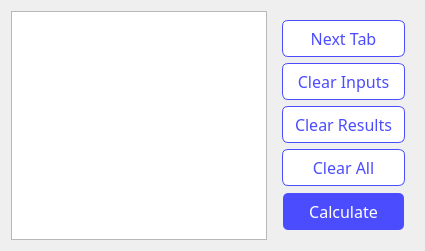
             <widget class="QWidget" name="widget" native="true">
              <layout class="QHBoxLayout" name="horizontalLayout">
               <item>
                <widget class="QTextEdit" name="resultText">
                 <property name="palette">
                  <palette>
                   <active/>
                   <inactive/>
                   <disabled/>
                  </palette>
                 </property>
                 <property name="font">
                  <font>
                   <family>Merriweather</family>
                   <pointsize>12</pointsize>
                  </font>
                 </property>
                 <property name="cursor" stdset="0">
                  <cursorShape>ArrowCursor</cursorShape>
                 </property>
                 <property name="styleSheet">
                  <string notr="true">.eq-c {
  text-align: center;
  padding: 0em 0em;
  font-size: 2rem;
}

.eq-c .radical {
  font-size: 3.6rem;
  vertical-align: middle;
  margin: 0;
  padding: 0;
  right: -0.8rem;
}

.eq-c .radicand {
  top: 0.4rem;
  padding: 0 0.5rem;
  border-top: 0.2rem black solid;
}

.eq-c sup {
  font-size: 75%;
}

.fraction {
  display: inline-block;
  vertical-align: middle;
  margin: 0 0.2em 0.4ex;
  text-align: center;
}

.fraction &gt; span {
  display: block;
  padding-top: 0.15em;
}

.fraction span.fdn {
  border-top: thin solid black;
}

.fraction span.bar {
  display: none;
}

.sy {
  position: relative;
  text-align: center;
}

.oncapital, .onsmall {
  position: absolute;
  top: -0.8em;
  left: 0px;
  width: 100%;
  font-size: 70%;
  text-align: center;
}

.onsmall {
  top: -0.5em;
}

</string>
                 </property>
                 <property name="autoFormatting">
                  <set>QTextEdit::AutoFormattingFlag::AutoAll</set>
                 </property>
                 <property name="readOnly">
                  <bool>true</bool>
                 </property>
                 <property name="markdown">
                  <string>


</string>
                 </property>
                 <property name="html">
                  <string>&lt;!DOCTYPE HTML PUBLIC &quot;-//W3C//DTD HTML 4.0//EN&quot; &quot;http://www.w3.org/TR/REC-html40/strict.dtd&quot;&gt;
&lt;html&gt;&lt;head&gt;&lt;meta name=&quot;qrichtext&quot; content=&quot;1&quot; /&gt;&lt;meta charset=&quot;utf-8&quot; /&gt;&lt;style type=&quot;text/css&quot;&gt;
p, li { white-space: pre-wrap; }
hr { height: 1px; border-width: 0; }
li.unchecked::marker { content: &quot;\2610&quot;; }
li.checked::marker { content: &quot;\2612&quot;; }
&lt;/style&gt;&lt;/head&gt;&lt;body style=&quot; font-family:'Merriweather'; font-size:12pt; font-weight:400; font-style:normal;&quot;&gt;
&lt;p style=&quot; margin-top:0px; margin-bottom:0px; margin-left:0px; margin-right:0px; -qt-block-indent:0; text-indent:0px;&quot;&gt;&lt;br /&gt;&lt;/p&gt;&lt;/body&gt;&lt;/html&gt;</string>
                 </property>
                 <property name="acceptRichText">
                  <bool>true</bool>
                 </property>
                 <property name="textInteractionFlags">
                  <set>Qt::TextInteractionFlag::LinksAccessibleByKeyboard|Qt::TextInteractionFlag::LinksAccessibleByMouse|Qt::TextInteractionFlag::TextBrowserInteraction|Qt::TextInteractionFlag::TextSelectableByKeyboard|Qt::TextInteractionFlag::TextSelectableByMouse</set>
                 </property>
                </widget>
               </item>
               <item>
                <widget class="QWidget" name="widget_2" native="true">
                 <layout class="QVBoxLayout" name="verticalLayout_4">
                  <item>
                   <widget class="QPushButton" name="nextButton">
                    <property name="enabled">
                     <bool>true</bool>
                    </property>
                    <property name="font">
                     <font>
                      <family>Syne</family>
                      <pointsize>12</pointsize>
                      <fontweight>DemiBold</fontweight>
                     </font>
                    </property>
                    <property name="cursor">
                     <cursorShape>PointingHandCursor</cursorShape>
                    </property>
                    <property name="autoFillBackground">
                     <bool>false</bool>
                    </property>
                    <property name="styleSheet">
                     <string notr="true">border: 1px solid;
border-radius: 6px;
background-color: rgb(255, 255, 255);
color: rgb(76, 76, 255);
border-color: rgb(76, 76, 255);
padding: 6px 12px 6px 12px;
</string>
                    </property>
                    <property name="text">
                     <string>Next Tab</string>
                    </property>
                    <property name="shortcut">
                     <string>Ctrl+N</string>
                    </property>
                    <property name="autoDefault">
                     <bool>false</bool>
                    </property>
                    <property name="default">
                     <bool>false</bool>
                    </property>
                    <property name="flat">
                     <bool>false</bool>
                    </property>
                   </widget>
                  </item>
                  <item>
                   <widget class="QPushButton" name="clearInputButton">
                    <property name="font">
                     <font>
                      <family>Syne</family>
                      <pointsize>12</pointsize>
                      <fontweight>DemiBold</fontweight>
                     </font>
                    </property>
                    <property name="cursor">
                     <cursorShape>PointingHandCursor</cursorShape>
                    </property>
                    <property name="autoFillBackground">
                     <bool>false</bool>
                    </property>
                    <property name="styleSheet">
                     <string notr="true">border: 1px solid;
border-radius: 6px;
background-color: rgb(255, 255, 255);
color: rgb(76, 76, 255);
border-color: rgb(76, 76, 255);
padding: 6px 12px 6px 12px;
</string>
                    </property>
                    <property name="text">
                     <string>Clear Inputs</string>
                    </property>
                    <property name="shortcut">
                     <string>Ctrl+Shift+I</string>
                    </property>
                   </widget>
                  </item>
                  <item>
                   <widget class="QPushButton" name="clearResultButton">
                    <property name="font">
                     <font>
                      <family>Syne</family>
                      <pointsize>12</pointsize>
                      <fontweight>DemiBold</fontweight>
                     </font>
                    </property>
                    <property name="cursor">
                     <cursorShape>PointingHandCursor</cursorShape>
                    </property>
                    <property name="autoFillBackground">
                     <bool>false</bool>
                    </property>
                    <property name="styleSheet">
                     <string notr="true">border: 1px solid;
border-radius: 6px;
background-color: rgb(255, 255, 255);
color: rgb(76, 76, 255);
border-color: rgb(76, 76, 255);
padding: 6px 12px 6px 12px;
</string>
                    </property>
                    <property name="text">
                     <string>Clear Results</string>
                    </property>
                    <property name="shortcut">
                     <string>Ctrl+Shift+R</string>
                    </property>
                   </widget>
                  </item>
                  <item>
                   <widget class="QPushButton" name="clearAllButton">
                    <property name="font">
                     <font>
                      <family>Syne</family>
                      <pointsize>12</pointsize>
                      <fontweight>DemiBold</fontweight>
                     </font>
                    </property>
                    <property name="cursor">
                     <cursorShape>PointingHandCursor</cursorShape>
                    </property>
                    <property name="autoFillBackground">
                     <bool>false</bool>
                    </property>
                    <property name="styleSheet">
                     <string notr="true">border: 1px solid;
border-radius: 6px;
background-color: rgb(255, 255, 255);
color: rgb(76, 76, 255);
border-color: rgb(76, 76, 255);
padding: 6px 12px 6px 12px;
</string>
                    </property>
                    <property name="text">
                     <string>Clear All</string>
                    </property>
                    <property name="shortcut">
                     <string>Ctrl+Shift+C</string>
                    </property>
                   </widget>
                  </item>
                  <item>
                   <widget class="QPushButton" name="calculateButton">
                    <property name="font">
                     <font>
                      <family>Syne</family>
                      <pointsize>12</pointsize>
                      <fontweight>DemiBold</fontweight>
                     </font>
                    </property>
                    <property name="cursor">
                     <cursorShape>PointingHandCursor</cursorShape>
                    </property>
                    <property name="autoFillBackground">
                     <bool>false</bool>
                    </property>
                    <property name="styleSheet">
                     <string notr="true">border: 2px solid;
border-radius: 6px;
background-color: rgb(76, 76, 255);
color: rgb(255, 255, 255);
border-color: rgba(255, 255, 255, 0);
padding: 6px 12px 6px 12px;</string>
                    </property>
                    <property name="text">
                     <string>Calculate</string>
                    </property>
                    <property name="shortcut">
                     <string>Ctrl+Return</string>
                    </property>
                   </widget>
                  </item>
                 </layout>
                </widget>
               </item>
              </layout>
             </widget>
